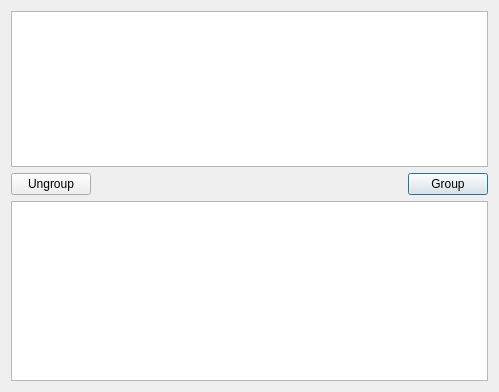
<?xml version="1.0" encoding="UTF-8"?>
<ui version="4.0">
 <class>QuickGroup</class>
 <widget class="QDialog" name="QuickGroup">
  <property name="geometry">
   <rect>
    <x>0</x>
    <y>0</y>
    <width>499</width>
    <height>392</height>
   </rect>
  </property>
  <property name="windowTitle">
   <string>Dialog</string>
  </property>
  <layout class="QGridLayout" name="gridLayout">
   <item row="4" column="2">
    <widget class="QPushButton" name="groupButton">
     <property name="text">
      <string>Group</string>
     </property>
     <property name="icon">
      <iconset resource="topo-blend.qrc">
       <normaloff>:/images/group.png</normaloff>:/images/group.png</iconset>
     </property>
     <property name="iconSize">
      <size>
       <width>24</width>
       <height>24</height>
      </size>
     </property>
    </widget>
   </item>
   <item row="4" column="1">
    <spacer name="horizontalSpacer">
     <property name="orientation">
      <enum>Qt::Horizontal</enum>
     </property>
     <property name="sizeHint" stdset="0">
      <size>
       <width>40</width>
       <height>20</height>
      </size>
     </property>
    </spacer>
   </item>
   <item row="4" column="0">
    <widget class="QPushButton" name="ungroupButton">
     <property name="text">
      <string>Ungroup</string>
     </property>
    </widget>
   </item>
   <item row="0" column="0" rowspan="3" colspan="3">
    <widget class="QListWidget" name="list">
     <property name="alternatingRowColors">
      <bool>true</bool>
     </property>
     <property name="selectionMode">
      <enum>QAbstractItemView::MultiSelection</enum>
     </property>
    </widget>
   </item>
   <item row="5" column="0" colspan="3">
    <widget class="QListWidget" name="curList"/>
   </item>
  </layout>
 </widget>
 <resources>
  <include location="topo-blend.qrc"/>
 </resources>
 <connections/>
</ui>
